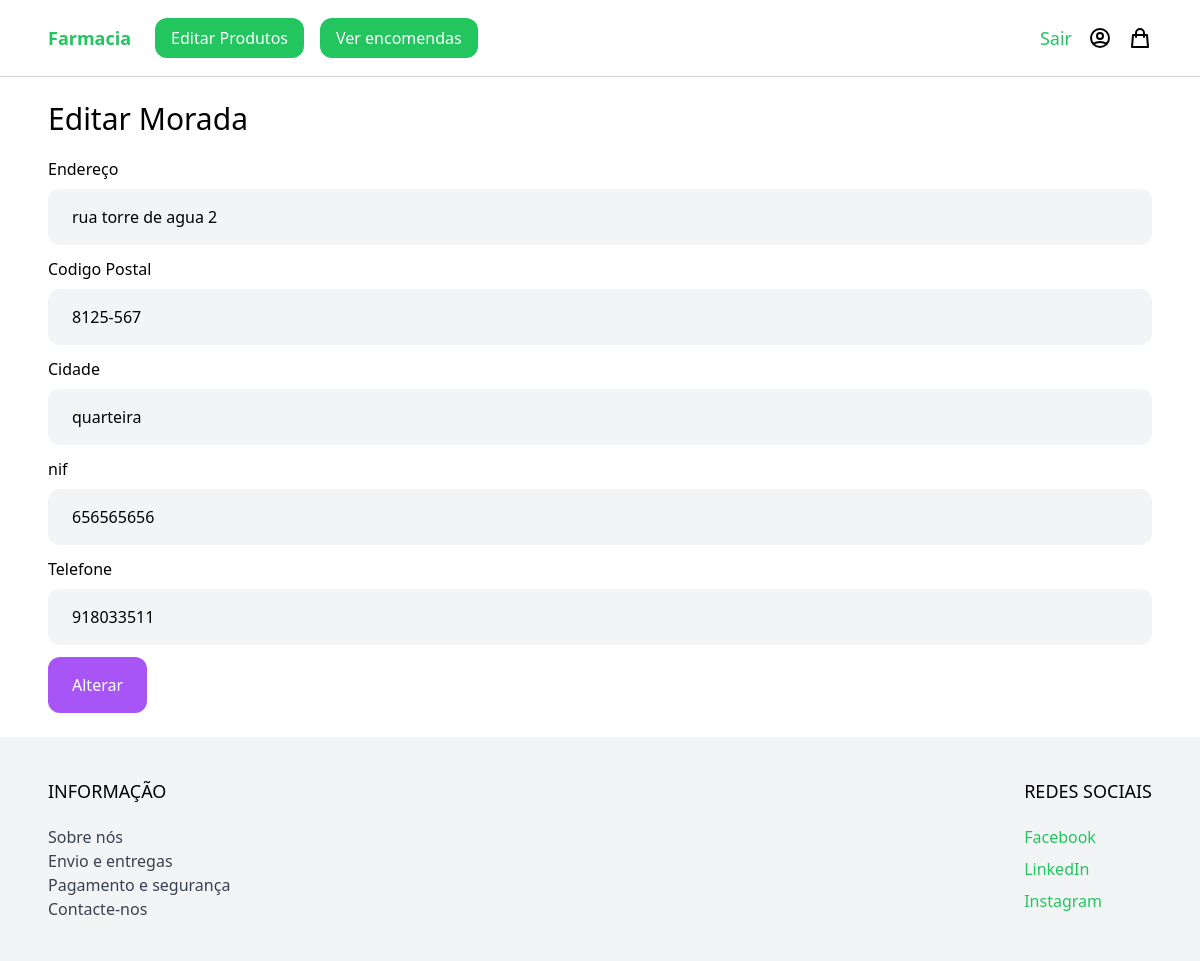
The page /edit_my_address/ (signed in) on the database its author committed.
### UsersManagement/models.py (models this page shows, shortened)
class Address(models.Model):
    id = models.AutoField(primary_key=True)
    user = models.ForeignKey(User, on_delete=models.CASCADE, related_name='address')
    address = models.CharField(max_length=100, null=False)
    postal_code = models.CharField(validators=[RegexValidator(r'^\d{4}-\d{3}$')], max_length=8, null=False)
    city = models.CharField(max_length=100, null=False)
    nif = models.CharField(validators=[RegexValidator(r'^\d{9}$')], max_length=9, null=True)
    phone = models.CharField(validators=[RegexValidator(r'^\d{9}$')], max_length=9, null=False)
    class Meta:
        db_table = 'Adress'
        verbose_name = 'Adress'
        verbose_name_plural = 'Adresses'
        ordering = ['id']

### UsersManagement/views.py (the view)
# urls.py: path('edit_my_address/', edit_my_address, name='edit_my_address'),
@login_required
def edit_my_address(request):
    if request.method =='POST':
        form = AddressForm(request.POST, instance=request.user.address.first())
        if form.is_valid():
            address = form.save(commit=False)
            address.user = request.user
            address.save()
            return redirect('my_account')
        else:
            print(form.errors)
    else:
        form = AddressForm(instance=request.user.address.first())
    return render(request, 'UsersManagement/edit_my_address.html', {'form' : form})

### UsersManagement/forms.py
class AddressForm(forms.ModelForm):
    address = forms.CharField(max_length=100, required=True, initial='')
    postal_code = forms.CharField(max_length=8, required=True, initial='')
    city = forms.CharField(max_length=100, required=True, initial='')
    nif = forms.CharField(max_length=9, required=False, initial='')
    phone = forms.CharField(max_length=9, required=True, initial='')
    class Meta:
        model = Address
        fields = [
            'address',
            'postal_code',
            'city',
            'nif',
            'phone',
            ]

### UsersManagement/templates/UsersManagement/edit_my_address.html (shortened to what this page needs)
{% extends 'base.html' %}
{% block content %}
<div class="max-w-6xl mx-auto p-6">
    <h1 class="mb-5 text-3xl">Editar Morada</h1>
    <form method="post" action="." class="space-y-3">
        <div>
            <label>Endereço</label>
            <input name="address" value="{{ form.address.value }}" type="text" required class="w-full mt-2 py-4 px-6 bg-gray-100 rounded-xl">
        </div>
        <div>
            <label>Codigo Postal</label>
            <input name="postal_code" value="{{ form.postal_code.value }}" type="text" class="w-full mt-2 py-4 px-6 bg-gray-100 rounded-xl">
        </div>
        <div>
            <label>Cidade</label>
            <input name="city" value="{{ form.city.value }}" type="text" class="w-full mt-2 py-4 px-6 bg-gray-100 rounded-xl">
        </div>
        <div>
            <label>nif</label>
            <input name="nif" value="{{ form.nif.value }}" type="text" class="w-full mt-2 py-4 px-6 bg-gray-100 rounded-xl">
        </div>
        <div>
            <label>Telefone</label>
            <input name="phone" value="{{ form.phone.value }}" type="text" class="w-full mt-2 py-4 px-6 bg-gray-100 rounded-xl">
        </div>
        <div>
            <button class="py-4 px-6 rounded-xl text-white bg-purple-500">Alterar</button>
        </div>
    </form>
</div>
{% endblock %}

### rows shown on the page
Address: address "rua torre de agua 2", postal_code "8125-567", city "quarteira", nif "656565656", phone "918033511"
